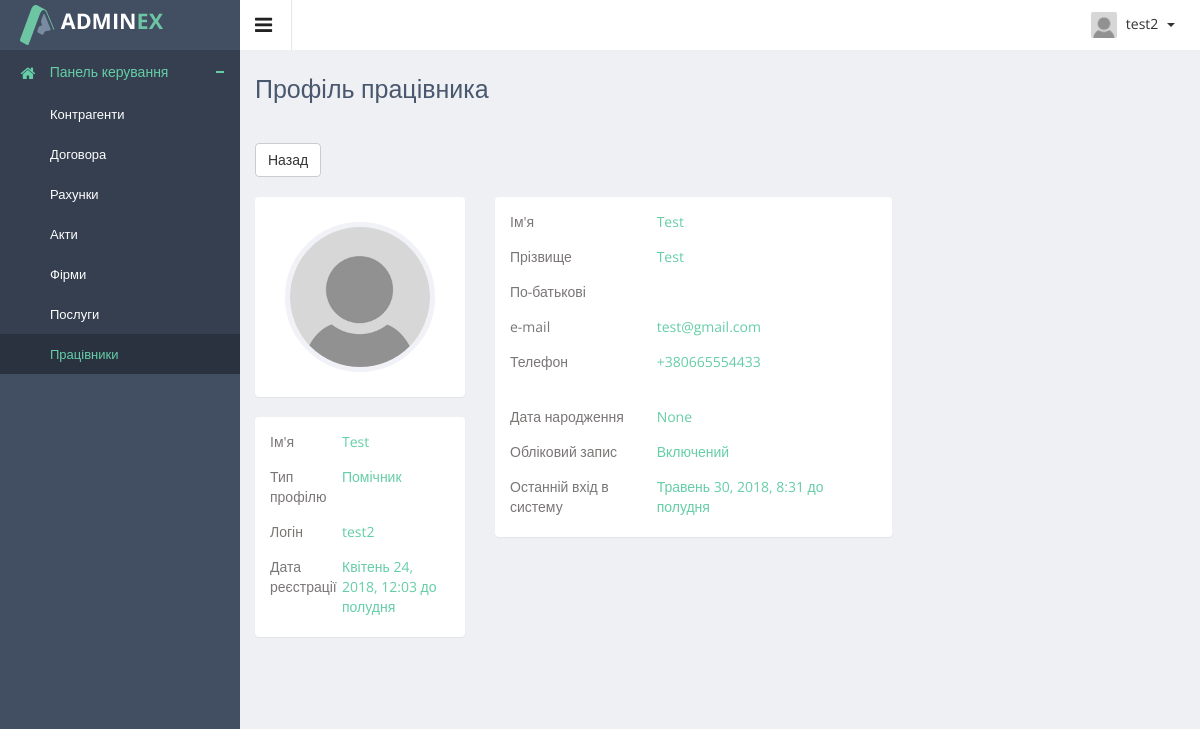
The page /crm/worker/detail/4/ (signed in) on the database as committed earlier.
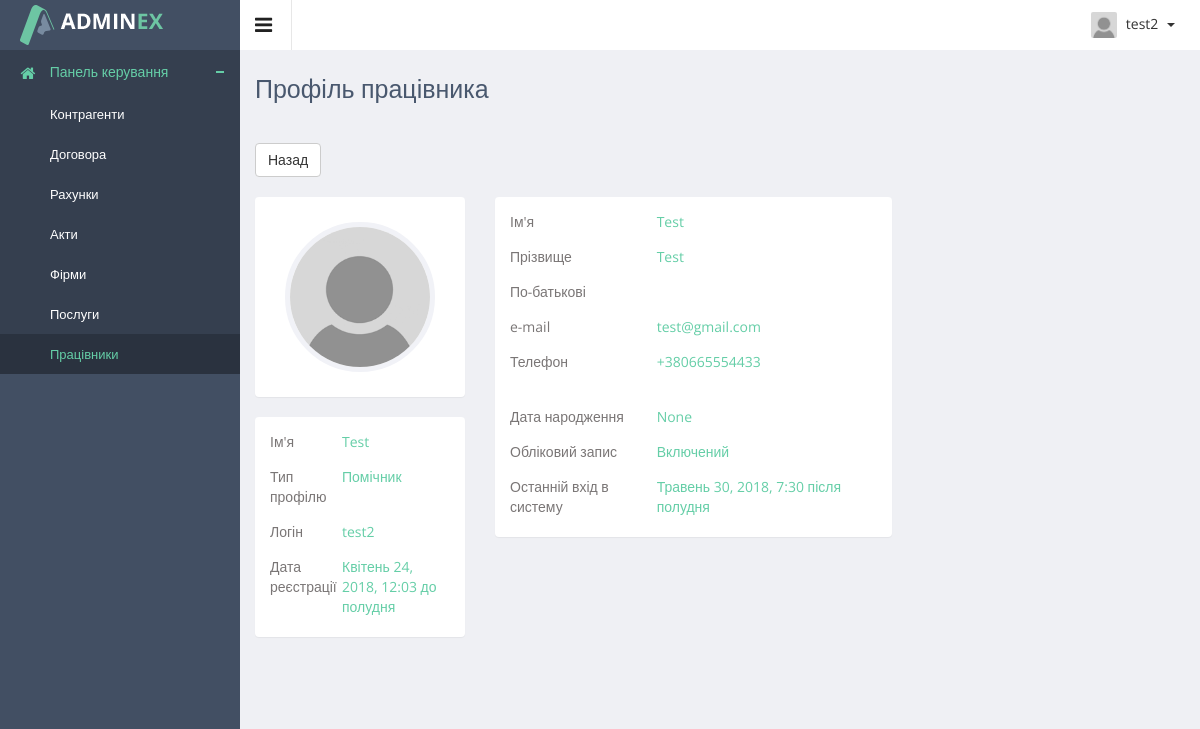
The same page on the database as committed later.
### authapp/models.py (models this page shows)
class ProjectUser(AbstractUser):
    parent_name = models.CharField(verbose_name='по-батькові', max_length=20, blank=True)
    date_of_birth = models.DateField(verbose_name='дата народження', blank=True, null=True)
    phone1 = models.CharField(verbose_name='номер телефона', max_length=16, blank=True)
    phone2 = models.CharField(verbose_name='номер телефона', max_length=16, blank=True, null=True)
    avatar = models.ImageField(verbose_name='фото', upload_to='users_avatars', blank=True)
    is_dir = models.BooleanField(verbose_name='керівник', default=False)
    is_assistant = models.BooleanField(verbose_name='помічник', default=False)
    is_client = models.BooleanField(verbose_name='клієнт', default=False)
    def __str__(self):
        return self.username

### crmapp/views.py (the view)
# urls.py: re_path(r'^worker/detail/(?P<worker_pk>\d+)/$', crmapp.worker_detail_view, name='worker_detail'),
@login_required
def worker_detail_view(request, worker_pk):
    title = 'Профіль працівника'
    user = get_object_or_404(ProjectUser, pk=worker_pk)
    context = {
        'title': title,
        'object': user,
    }
    return render(request, 'crmapp/worker_detail.html', context)

### adminapp/templatetags/tags.py (called while the page is built)
@register.filter
def default_avatar(string):
    if not string:
        string = 'users_avatars/gravatar.png'
    new_string = f'{URL_PREFIX}{string}'
    return new_string

### crmapp/templates/crmapp/worker_detail.html (shortened to what the changed rows need)
{% extends 'mainapp/base.html' %}
{% load staticfiles %}
{% load tags %}
{% block container %}
<br>
<div class="row">
    <div class="col-md-3">
        <div class="row">
            <div class="col-md-12">
                    <div class="panel">
                        <div class="panel-body">
                            <ul class="p-info">
                                <li>
                                    <div class="title">Ім'я</div>
                                    <div class="desk">{{ object.first_name }}</div>
                                </li>
                                <li>
                                    <div class="title">Логін</div>
                                    <div class="desk">{{ object.username }}</div>
                                </li>
                                <li>
                                    <div class="title">Дата реєстрації</div>
                                    <div class="desk">{{ object.date_joined }}</div>
                                </li>
                            </ul>
                        </div>
                    </div>
                </div>
        </div>
    </div>
    <div class="col-md-8">
        <div class="row">
            <div class="col-md-8">
                <div class="panel">
                    <div class="panel-body">
                        <ul class="p-info">
                            <li>
                                <div class="title">Ім'я</div>
                                <div class="desk">{{ object.first_name }}</div>
                            </li>
                            <li>
                                <div class="title">Прізвище</div>
                                <div class="desk">{{ object.last_name }}</div>
                            </li>
                            <li>
                                <div class="title">e-mail</div>
                                <div class="desk">{{ object.email }}</div>
                            </li>
                            <li>
                                <div class="title">Телефон</div>
                                <div class="desk">{{ object.phone1 }}<br>
                                {% if object.phone2 == None %} &nbsp;{% endif %}</div>
                            </li>
                            <li>
                                <div class="title">Дата народження</div>
                                <div class="desk">{{ object.date_of_birth }}</div>
                            </li>
                            <li>
                                <div class="title">Останній вхід в систему</div>
                                <div class="desk">
                                    {% if object.last_login == None %}
                                    жодного разу
                                    {% else %}
                                    {{ object.last_login }}
                                    {% endif %}
                                </div>
                            </li>
                        </ul>
                    </div>
                </div>
            </div>
        </div>
    </div>
</div>
{% endblock %}

### mainapp/templates/mainapp/includes/inc_right_menu.html (shortened to what this page needs)
{% load staticfiles %}
{% load tags %}
<ul class="notification-menu">
    <li>
        <a href="#" class="btn btn-default dropdown-toggle" data-toggle="dropdown">
            <img src="{{ user.avatar|default_avatar }}" alt=""/>
            {{ user }}
            <span class="caret"></span>
        </a>
    </li>
</ul>

Rows that differ between the two databases and show on the page:
changed ProjectUser "test2": last_login "Травень 30, 2018, 8:31 до полудня" → "Травень 30, 2018, 7:30 після полудня"
